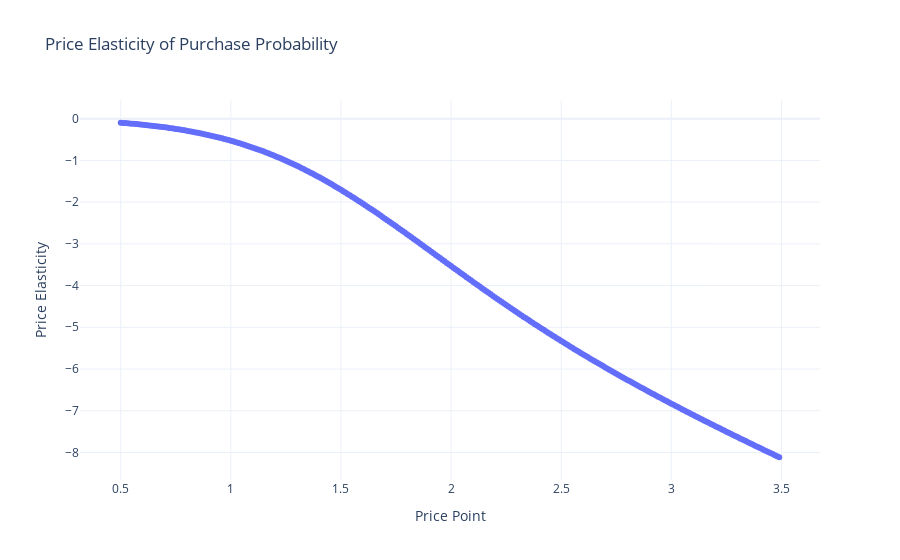

The code cell stored with this chart in its notebook:
### Code cell
fig = px.scatter(df_price_elasticities, x='price_point', y='mean_pe',
                 title='Price Elasticity of Purchase Probability',
                 labels={'mean_pe':'Price Elasticity',
                         'price_point':'Price Point'})
fig.update_yaxes(dtick=1)

### Figure 1 — Plotly figure (JSON) as saved in the notebook; plotly's stock layout.template omitted (floating-point values rounded to 4 significant figures; data arrays with more than 128 entries replaced by an {"elided": "..."} marker saying what was removed)
{"data": [{"hoverlabel": {"namelength": 0}, "hovertemplate": "Price Point=%{x}<br>Price Elasticity=%{y}", "legendgroup": "", "marker": {"color": "#636efa", "symbol": "circle"}, "mode": "markers", "name": "", "showlegend": false, "type": "scatter", "x": {"elided": "300 float values"}, "xaxis": "x", "y": {"elided": "300 float values"}, "yaxis": "y"}], "layout": {"legend": {"tracegroupgap": 0}, "title": {"text": "Price Elasticity of Purchase Probability"}, "xaxis": {"anchor": "y", "domain": [0, 1], "title": {"text": "Price Point"}}, "yaxis": {"anchor": "x", "domain": [0, 1], "dtick": 1, "title": {"text": "Price Elasticity"}}}}
